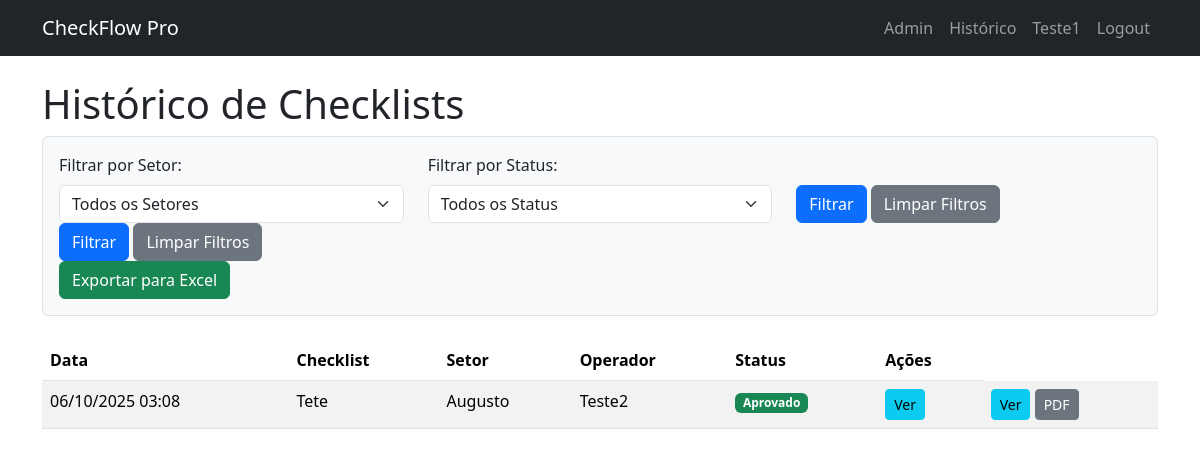
The page /history (signed in) on the database its author committed.
### app/models.py (models this page shows, shortened)
class User(UserMixin, db.Model):
    id = db.Column(db.Integer, primary_key=True)
    username = db.Column(db.String(80), unique=True, nullable=False)
    email = db.Column(db.String(120), unique=True, nullable=False)
    password_hash = db.Column(db.String(256)) # Aumentamos o tamanho para o hash
    role = db.Column(db.String(20), nullable=False)  # 'Administrador', 'Líder', 'Operador'
    sectors = db.relationship('Sector', secondary=leader_sector_association, back_populates='leaders')

class ChecklistInstance(db.Model):
    id = db.Column(db.Integer, primary_key=True)
    status = db.Column(db.String(30), default='Pendente') # Pendente, Aprovado, Reprovado
    submission_date = db.Column(db.DateTime, default=datetime.utcnow)
    approval_date = db.Column(db.DateTime)
    operator_id = db.Column(db.Integer, db.ForeignKey('user.id'))
    leader_id = db.Column(db.Integer, db.ForeignKey('user.id'))
    template_id = db.Column(db.Integer, db.ForeignKey('checklist_template.id'))
    operator_signature = db.Column(db.String(255)) # Caminho para o arquivo da imagem da assinatura
    leader_signature = db.Column(db.String(255))
    operator = db.relationship('User', foreign_keys=[operator_id])
    leader = db.relationship('User', foreign_keys=[leader_id])
    template = db.relationship('ChecklistTemplate')
    responses = db.relationship('ChecklistItemResponse', backref='instance', lazy=True, cascade="all, delete-orphan")

class ChecklistTemplate(db.Model):
    id = db.Column(db.Integer, primary_key=True)
    title = db.Column(db.String(150), nullable=False)
    description = db.Column(db.Text)
    sector_id = db.Column(db.Integer, db.ForeignKey('sector.id'), nullable=False)
    items = db.relationship('ChecklistItemTemplate', backref='template', lazy=True, cascade="all, delete-orphan")

class Sector(db.Model):
    id = db.Column(db.Integer, primary_key=True)
    name = db.Column(db.String(100), unique=True, nullable=False)
    description = db.Column(db.String(255))
    leaders = db.relationship('User', secondary=leader_sector_association, back_populates='sectors')
    checklist_templates = db.relationship('ChecklistTemplate', backref='sector', lazy=True)

### app/routes.py (the view)
@bp.route('/history')
@login_required
@leader_required
def checklist_history():
    query = ChecklistInstance.query
    status = request.args.get('status')
    sector_id = request.args.get('sector_id', type=int)
    if status:
        query = query.filter(ChecklistInstance.status == status)
    if sector_id:
        template_ids = [t.id for t in ChecklistTemplate.query.filter_by(sector_id=sector_id).all()]
        query = query.filter(ChecklistInstance.template_id.in_(template_ids))
    if current_user.role == 'Líder':
        managed_sectors_ids = [s.id for s in current_user.sectors]
        template_ids_leader = [t.id for t in ChecklistTemplate.query.filter(ChecklistTemplate.sector_id.in_(managed_sectors_ids)).all()]
        query = query.filter(ChecklistInstance.template_id.in_(template_ids_leader))
    all_checklists = query.order_by(ChecklistInstance.submission_date.desc()).all()
    all_sectors = Sector.query.order_by('name').all()
    return render_template(
        'history.html',
        checklists=all_checklists,
        sectors=all_sectors,
        selected_status=status,
        selected_sector_id=sector_id,
        title='Histórico de Checklists'
    )

### app/__init__.py (called while the page is built)
def create_app(config_class=Config):
    app = Flask(__name__)
    app.config.from_object(config_class)
    mail.init_app(app)
    db.init_app(app)
    migrate.init_app(app, db)
    login_manager.init_app(app)
    from . import models
    from . import routes
    app.register_blueprint(routes.bp) # Usaremos um Blueprint para organizar as rotas
    @login_manager.user_loader
    def load_user(user_id):
        return models.User.query.get(int(user_id))
    return app

### app/routes.py (called while the page is built)
def leader_required(f):
    @wraps(f)
    def decorated_function(*args, **kwargs):
        if not current_user.is_authenticated or (current_user.role not in ['Líder', 'Administrador']):
            abort(403) # Proibido
        return f(*args, **kwargs)
    return decorated_function

### app/templates/history.html (shortened to what this page needs)
{% extends "base.html" %}
{% block content %}
    <h1>Histórico de Checklists</h1>
    <form method="GET" class="mb-4 p-3 border rounded bg-light">
        <div class="row align-items-end">
            <div class="col-md-4">
                <label for="sector_id" class="form-label">Filtrar por Setor:</label>
                <select name="sector_id" id="sector_id" class="form-select">
                    <option value="">Todos os Setores</option>
                </select>
            </div>
            <div class="col-md-4">
                <label for="status" class="form-label">Filtrar por Status:</label>
                <select name="status" id="status" class="form-select">
                    <option value="">Todos os Status</option>
                </select>
            </div>
            <div class="col-md-4">
                <button type="submit" class="btn btn-primary">Filtrar</button>
                <a href="{{ url_for('main.checklist_history') }}" class="btn btn-secondary">Limpar Filtros</a>
            </div>
            <div class="col-md-4">
                <button type="submit" class="btn btn-primary">Filtrar</button>
                <a href="{{ url_for('main.checklist_history') }}" class="btn btn-secondary">Limpar Filtros</a>
                <a href="{{ url_for('main.export_excel', status=selected_status, sector_id=selected_sector_id) }}" class="btn btn-success">
                    Exportar para Excel
                </a>
            </div>
        </div>
    </form>
    <table class="table table-striped table-hover">
        <thead>
            <tr>
                <th>Data</th>
                <th>Checklist</th>
                <th>Setor</th>
                <th>Operador</th>
                <th>Status</th>
                <th>Ações</th>
            </tr>
        </thead>
        <tbody>
            {% for checklist in checklists %}
            <tr>
                <td>{{ checklist.submission_date.strftime('%d/%m/%Y %H:%M') }}</td>
                <td>{{ checklist.template.title }}</td>
                <td>{{ checklist.template.sector.name }}</td>
                <td>{{ checklist.operator.username }}</td>
                <td>
                    {% if checklist.status == 'Aprovado' %}
                        <span class="badge bg-success">Aprovado</span>
                    {% elif checklist.status == 'Reprovado' %}
                        <span class="badge bg-danger">Reprovado</span>
                    {% else %}
                        <span class="badge bg-warning">Pendente</span>
                    {% endif %}
                </td>
                <td>
                    <a href="{{ url_for('main.review_checklist', instance_id=checklist.id) }}" class="btn btn-sm btn-info">Ver</a>
                    </td>
                <td>
                    <a href="{{ url_for('main.review_checklist', instance_id=checklist.id) }}" class="btn btn-sm btn-info">Ver</a>
                    <a href="{{ url_for('main.export_pdf', instance_id=checklist.id) }}" class="btn btn-sm btn-secondary" target="_blank">PDF</a>
                </td>
            </tr>
            {% else %}
            <tr>
                <td colspan="6" class="text-center">Nenhum checklist encontrado com os filtros aplicados.</td>
            </tr>
            {% endfor %}
        </tbody>
    </table>
{% endblock %}

### app/templates/base.html (shortened to what this page needs)
<!DOCTYPE html>
<html lang="pt-br">
<head>
    <link href="https://cdn.jsdelivr.net/npm/bootstrap@5.3.3/dist/css/bootstrap.min.css" rel="stylesheet">
</head>
<body>
    <nav class="navbar navbar-expand-lg navbar-dark bg-dark">
        <div class="container">
            <a class="navbar-brand" href="{{ url_for('main.index') }}">CheckFlow Pro</a>
            <div class="navbar-nav ms-auto">
                {% if current_user.is_authenticated %}
                    {% if current_user.role == 'Administrador' %}
                        <a class="nav-item nav-link" href="{{ url_for('main.admin_dashboard') }}">Admin</a>
                    {% elif current_user.role == 'Líder' %}
                        <a class="nav-item nav-link" href="{{ url_for('main.leader_dashboard') }}">Pendentes</a>
                    {% endif %}
                    {% if current_user.role in ['Líder', 'Administrador'] %}
                        <a class="nav-item nav-link" href="{{ url_for('main.checklist_history') }}">Histórico</a>
                    {% endif %}
                    <a class="nav-item nav-link" href="#">{{ current_user.username }}</a>
                    <a class="nav-item nav-link" href="{{ url_for('main.logout') }}">Logout</a>
                {% else %}
                    <a class="nav-item nav-link" href="{{ url_for('main.login') }}">Login</a>
                    <a class="nav-item nav-link" href="{{ url_for('main.register') }}">Registrar</a>
                {% endif %}
            </div>
        </div>
    </nav>
    <main class="container mt-4">
        {% block content %}{% endblock %}
    </main>
</body>
</html>

### rows shown on the page
User: username "Teste1"
ChecklistInstance: submission_date "06/10/2025 03:08", template "Tete", template.sector.name "Augusto", operator.username "Teste2", status "Aprovado"
